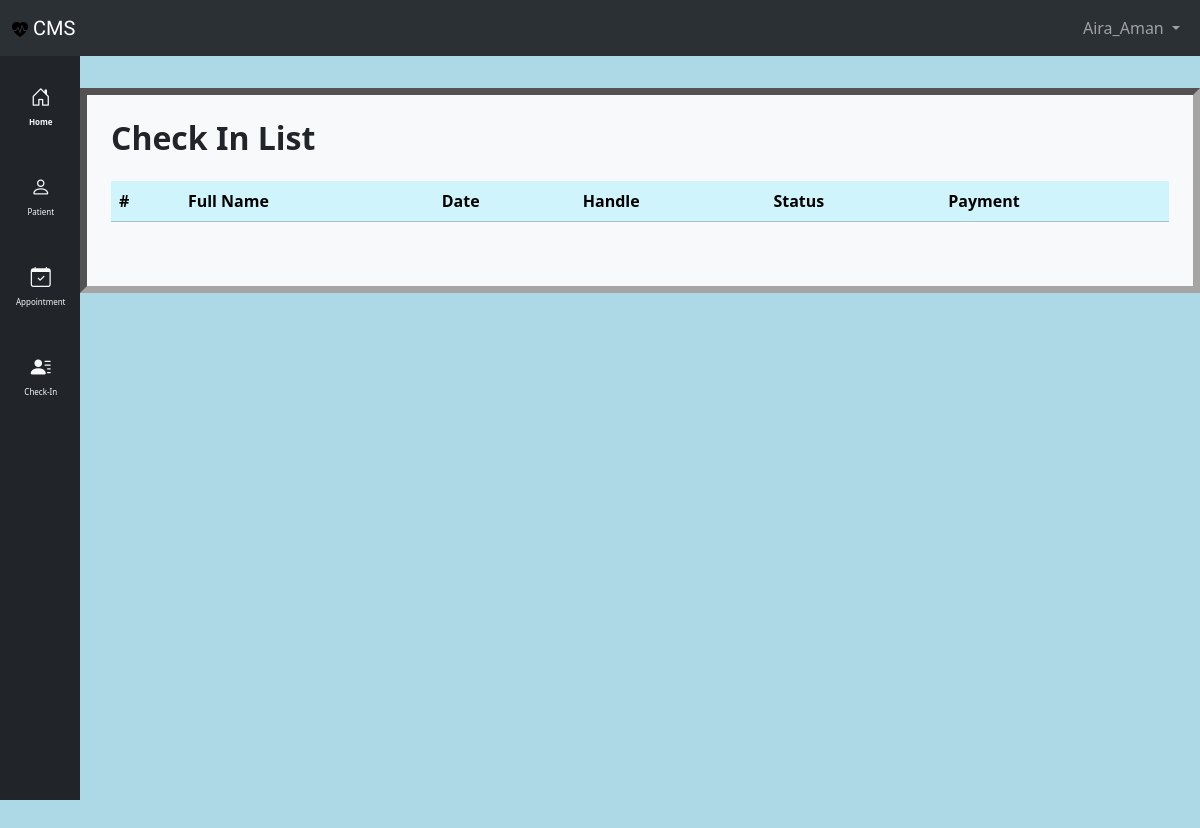
The app's page /checkin_list/ (signed in), older data.
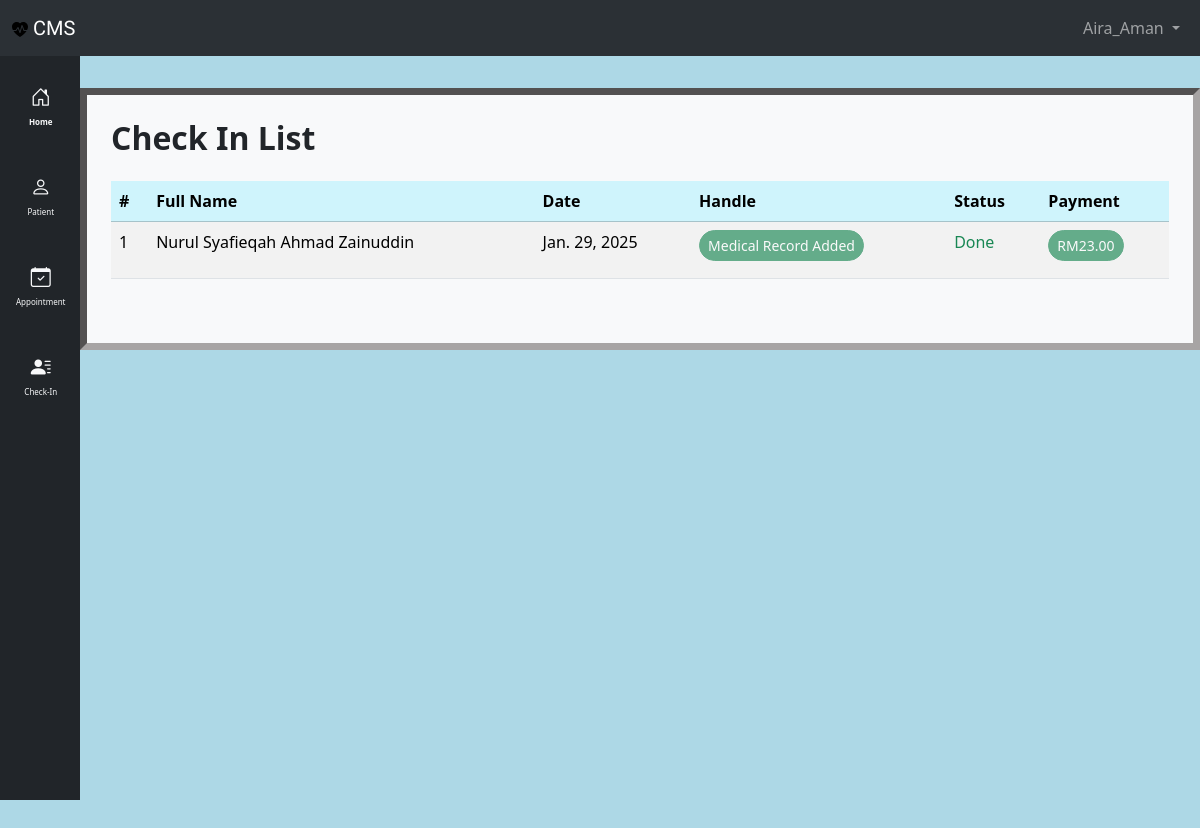
The same page, newer data.
### clinic/models.py (models this page shows, shortened)
class Checkin(models.Model):
    CHECKIN_STATUS = {
        1: "waiting",
        2: "done",
    }
    patient = models.ForeignKey(Patient, on_delete=models.CASCADE)
    status = models.IntegerField(choices=CHECKIN_STATUS, default=1)
    date = models.DateField(auto_now_add=True)
    medical_record = models.OneToOneField(
        MedicalRecord, on_delete=models.CASCADE, null=True
    )

class Patient(models.Model):
    class Meta:
        permissions = [
            ("can_register", "Can register new patient"),
        ]
    title = models.IntegerField(choices=TITLE_CHOICES, default=1, blank=True, null=True)
    first_name = models.CharField(max_length=200)
    last_name = models.CharField(max_length=200)
    ic_number = models.CharField(max_length=12, unique=True)
    email = models.EmailField(max_length=100, null=True, blank=True, unique=True)
    phone_number = models.CharField(max_length=20, unique=True)
    register_date = models.DateTimeField(
        verbose_name="register_date", default=timezone.now
    )

class MedicalRecord(models.Model):
    patient = models.ForeignKey(Patient, on_delete=models.CASCADE)
    doctor = models.ForeignKey(Profile, on_delete=models.CASCADE, null=True)
    medicine = models.ManyToManyField(Medicine, blank=True)
    title = models.CharField(max_length=100)
    description = models.TextField()
    record_date = models.DateTimeField(verbose_name="record_date", default=timezone.now)
    medical_leave = models.IntegerField(
        default=0
    )  # to record if patient get any medical leaves
    price = models.DecimalField(max_digits=10, decimal_places=2, default=0.00)

### clinic/views.py (the view)
# urls.py: path("checkin_list/", views.checkin_list, name="checkin_list"),
@login_required
def checkin_list(request):
    today = date.today()
    today_checkin = Checkin.objects.filter(date=today)
    context = {
        "checkin_list": today_checkin,
        "title": "Check-In List",
    }
    return render(request, "clinic/checkin_list.html", context)

### clinic/templates/clinic/checkin_list.html
{% extends "clinic/base.html" %}
{% block main %}
<div class="container mt-4">
    <div class="d-flex justify-content-between align-items-center mb-3">
        <h2 class="fw-bold">Check In List</h2>
    </div>
    <table class="table table-striped">
        <thead>
            <tr class="table-info">
                <th>#</th>
                <th>Full Name</th>
                <th>Date</th>
                <th>Handle</th>
                <th>Status</th>
                <th>Payment</th>
            </tr>
        </thead>
        <tbody>
            {% for checkin in checkin_list %}
            <tr>
                <td>{{ forloop.counter }}</td>
                <td>{{ checkin.patient.first_name|title }} {{ checkin.patient.last_name|title }}</td>
                <td>{{ checkin.date }}</td>
                <td>
                    {% if checkin.medical_record %}
                    <a href="{% url 'clinic:add_medical_record' checkin.patient.pk %}"
                        class="btn btn-success rounded-pill btn-sm disabled">
                        Medical Record Added
                    </a>
                    {% else %}
                    <a href="{% url 'clinic:add_medical_record' checkin.patient.pk %}"
                        class="btn btn-primary rounded-pill btn-sm">
                        Add Medical Record
                    </a>
                    {% endif %}
                </td>
                <td>
                    {% if checkin.get_status_display == "waiting" %}
                    <p class="text-primary">
                        {{ checkin.get_status_display|title }}
                    </p>
                    {% elif checkin.get_status_display == "done" %}
                    <p class="text-success">
                        {{ checkin.get_status_display|title }}
                    </p>
                    {% endif %}
                </td>
                <td>
                    {% if checkin.medical_record %}
                    {% if checkin.medical_record.payment %}
                    <a href="{% url 'clinic:payment' checkin.pk %}"
                        class="btn btn-success rounded-pill btn-sm disabled">
                        RM{{ checkin.medical_record.price }}
                    </a>
                    {% else %}
                    <a href="{% url 'clinic:payment' checkin.pk %}" class="btn btn-primary rounded-pill btn-sm">
                        RM{{ checkin.medical_record.price }}
                    </a>
                    {% endif %}
                    {% else %}
                    <a href="{% url 'clinic:payment' checkin.pk %}"
                        class="btn btn-primary rounded-pill btn-sm disabled">
                        RM0.00
                    </a>
                    {% endif %}
                </td>
            </tr>
            {% endfor %}
        </tbody>
    </table>
</div>
{% endblock %}

Row changes from the older to the newer data that the page shows:
added Checkin: patient.first_name "Nurul Syafieqah", patient.last_name "Ahmad Zainuddin", date "Jan. 29, 2025", shows "Medical Record Added", status "Done", medical_record.price "23.00"
